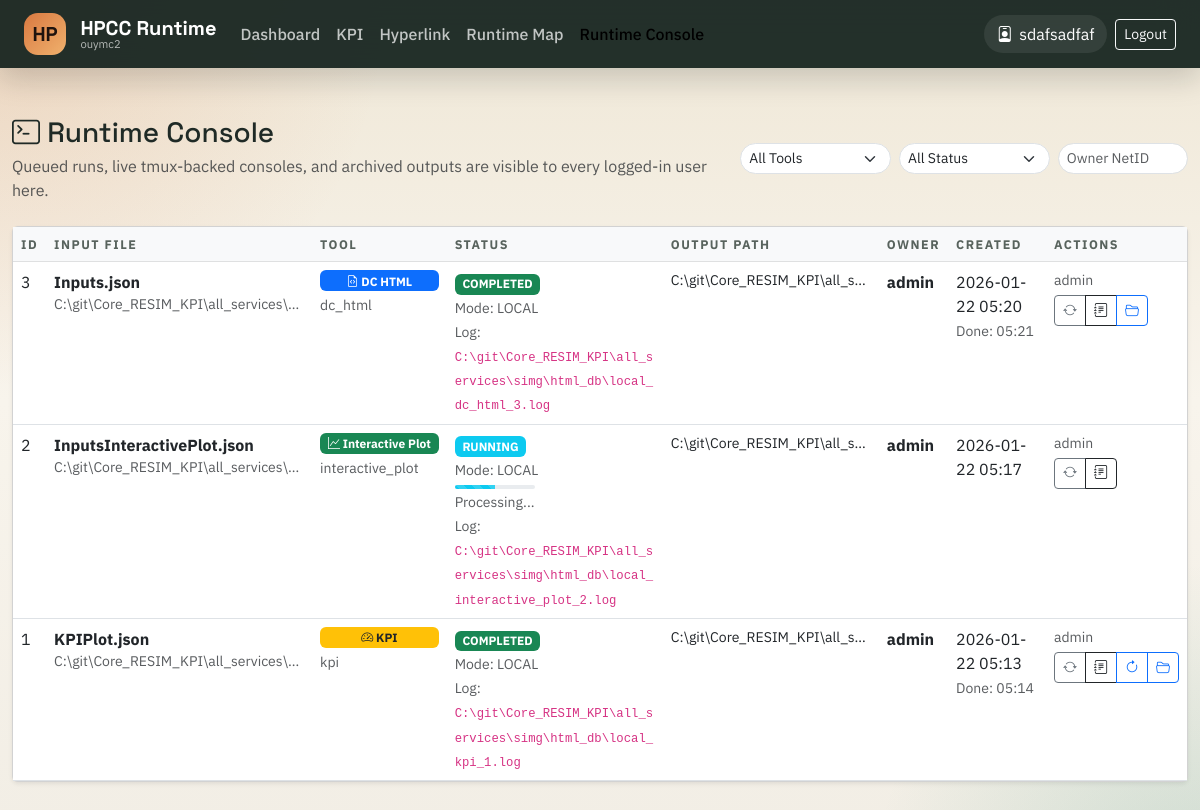
The page /html/history (signed in) on the database its author committed.
### models.py (models this page shows, shortened)
class User(UserMixin, db.Model):
    __tablename__ = 'users'
    id = db.Column(db.Integer, primary_key=True)
    net_id = db.Column(db.String(50), unique=True, nullable=False, index=True)
    name = db.Column(db.String(100), nullable=False)
    password_hash = db.Column(db.String(256), nullable=False)
    role = db.Column(db.String(20), default='user')  # 'user', 'admin'
    created_at = db.Column(db.DateTime, default=datetime.utcnow)
    last_login = db.Column(db.DateTime)
    cluster_password_ciphertext = db.Column(db.Text)
    cluster_password_updated_at = db.Column(db.DateTime)
    is_active = db.Column(db.Boolean, default=True)
    jobs = db.relationship('JobHistory', backref='user', lazy='dynamic')
    chat_sessions = db.relationship('ChatSession', backref='user', lazy='dynamic')
    hyperlink_saved_pairs = db.relationship('HyperlinkSavedPair', backref='owner', lazy='dynamic')

class JobHistory(db.Model):
    __tablename__ = 'job_history'
    id = db.Column(db.Integer, primary_key=True)
    user_id = db.Column(db.Integer, db.ForeignKey('users.id'), nullable=False)
    tool_name = db.Column(db.String(50), nullable=False, index=True)
    input_path = db.Column(db.String(500), nullable=False)
    input_filename = db.Column(db.String(255))  # Extracted HDF filename for display
    output_path = db.Column(db.String(500))
    slurm_job_id = db.Column(db.String(50), index=True)
    status = db.Column(db.String(20), default='QUEUED', index=True)
    output_log_path = db.Column(db.String(500))
    error_message = db.Column(db.Text)
    parameters = db.Column(db.JSON)  # Store additional parameters as JSON
    created_at = db.Column(db.DateTime, default=datetime.utcnow, index=True)
    started_at = db.Column(db.DateTime)
    completed_at = db.Column(db.DateTime)

### app.py (the view)
@app.route('/html/history')
@login_required
def job_history():
    page = request.args.get('page', 1, type=int)
    tool_filter = request.args.get('tool', '')
    status_filter = request.args.get('status', '')
    owner_filter = (request.args.get('owner') or '').strip()
    query = JobHistory.query
    if tool_filter:
        query = query.filter_by(tool_name=tool_filter)
    if status_filter:
        query = query.filter_by(status=status_filter)
    if owner_filter:
        query = query.join(User).filter(User.net_id.ilike(f'%{owner_filter}%'))
    jobs = query.order_by(JobHistory.created_at.desc())\
        .paginate(page=page, per_page=20)
    for job in jobs.items:
        _sync_runtime_job(job)
    return render_template('history.html',
                         jobs=jobs,
                         tool_filter=tool_filter,
                         status_filter=status_filter,
                         owner_filter=owner_filter)

### templates/history.html (shortened to what this page needs)
{% extends "base.html" %}
{% block content %}
<div class="container-fluid py-4">
    <div class="d-flex justify-content-between align-items-center mb-4">
        <div>
            <h3 class="mb-1"><i class="bi bi-terminal"></i> Runtime Console</h3>
            <div class="text-muted">Queued runs, live tmux-backed consoles, and archived outputs are visible to every logged-in user here.</div>
        </div>
        <div class="d-flex gap-2">
            <select class="form-select form-select-sm" id="toolFilter" onchange="applyFilters()">
                <option value="">All Tools</option>
            </select>
            <select class="form-select form-select-sm" id="statusFilter" onchange="applyFilters()">
                <option value="">All Status</option>
            </select>
            <input class="form-control form-control-sm" id="ownerFilter" value="{{ owner_filter or '' }}" placeholder="Owner NetID" onkeydown="if (event.key === 'Enter') applyFilters()">
        </div>
    </div>
    <div class="card shadow-sm">
        <div class="card-body p-0">
            <div class="table-responsive">
                <table class="table table-hover mb-0">
                    <thead class="table-light">
                        <tr>
                            <th>ID</th>
                            <th>Input File</th>
                            <th>Tool</th>
                            <th>Status</th>
                            <th>Output Path</th>
                            <th>Owner</th>
                            <th>Created</th>
                            <th>Actions</th>
                        </tr>
                    </thead>
                    <tbody>
                        {% for job in jobs.items %}
                        {% set job_parameters = job.parameters or {} %}
                        {% set runtime_console = job_parameters.get('runtime_console') or {} %}
                        {% set execution_label = job_parameters.get('execution_label') or job.tool_name %}
                        <tr data-job-id="{{ job.id }}">
                            <td>{{ job.id }}</td>
                            <td>
                                <div class="d-flex flex-column">
                                    <strong>{{ job.input_filename or job.input_path.split('/')[-1] }}</strong>
                                    <small class="text-muted text-truncate" style="max-width: 250px;" title="{{ job.input_path }}">
                                        {{ job.input_path }}
                                    </small>
                                </div>
                            </td>
                            <td>
                                <div class="d-flex flex-column gap-1">
                                {% if job.tool_name == 'dc_html' %}
                                    <span class="badge bg-primary"><i class="bi bi-file-earmark-code"></i> DC HTML</span>
                                {% elif job.tool_name == 'interactive_plot' %}
                                    <span class="badge bg-success"><i class="bi bi-graph-up"></i> Interactive Plot</span>
                                {% elif job.tool_name == 'kpi' %}
                                    <span class="badge bg-warning text-dark"><i class="bi bi-speedometer2"></i> KPI</span>
                                {% else %}
                                    <span class="badge bg-info"><i class="bi bi-link-45deg"></i> Hyperlink</span>
                                {% endif %}
                                    <small class="text-muted">{{ execution_label }}</small>
                                </div>
                            </td>
                            <td>
                                <span class="badge
                                    {% if job.status == 'COMPLETED' %}bg-success
                                    {% elif job.status == 'RUNNING' %}bg-info
                                    {% elif job.status == 'QUEUED' or job.status == 'SUBMITTED' or job.status == 'PENDING' %}bg-warning text-dark
                                    {% elif job.status == 'FAILED' %}bg-danger
                                    {% else %}bg-secondary{% endif %}"
                                    data-job-status="{{ job.id }}">
                                    {{ job.status }}
                                </span>
                                <br>
                                <small class="text-muted">
                                    Mode:
                                    {% if runtime_console.get('tmux_session_name') %}
                                        TMUX / SLURM
                                    {% elif job.slurm_job_id %}
                                        SLURM
                                    {% else %}
                                        LOCAL
                                    {% endif %}
                                </small>
                                {% if job.status in ['RUNNING', 'QUEUED', 'SUBMITTED', 'PENDING'] %}
                                <div class="progress mt-1" style="height: 4px; width: 80px;">
                                    <div class="progress-bar {% if job.status == 'RUNNING' %}progress-bar-striped progress-bar-animated bg-info{% else %}bg-warning{% endif %}"
                                         role="progressbar" style="width: 50%;"
                                         data-job-progress="{{ job.id }}"></div>
                                </div>
                                <small class="text-muted job-progress-text" data-job-progress-text="{{ job.id }}">{{ job_parameters.get('runtime_status_detail') or ('Processing...' if job.status == 'RUNNING' else 'Waiting in queue...') }}</small>
                                {% endif %}
                                {% if job.output_log_path %}
                                <br>
                                <small class="text-muted">
                                    Log: <code class="text-break">{{ job.output_log_path|host_path }}</code>
                                </small>
                                {% endif %}
                            </td>
                            <td>
                                {% if job.output_path %}
                                <small class="text-truncate d-block" style="max-width: 200px;" title="{{ job.output_path }}">
                                    {{ job.output_path }}
                                </small>
                                {% set runtime_artifacts = job.parameters.get('runtime_artifacts') if job.parameters else [] %}
                                {% else %}
                                <small class="text-muted">-</small>
                                {% endif %}
                            </td>
                            <td>
                                <div class="d-flex flex-column gap-1">
                                    <strong>{{ job.user.net_id if job.user else (job.parameters.get('requested_by') if job.parameters else 'unknown') }}</strong>
                                </div>
                            </td>
                            <td>
                                {{ job.created_at.strftime('%Y-%m-%d %H:%M') }}
                                {% if job.completed_at %}
                                <br><small class="text-muted">Done: {{ job.completed_at.strftime('%H:%M') }}</small>
                                {% endif %}
                            </td>
                            <td>
                                <small class="text-muted d-block mb-1">{{ job.user.net_id if job.user else (job.parameters.get('requested_by') if job.parameters else 'unknown') }}</small>
                                <div class="btn-group btn-group-sm">
                                    <button class="btn btn-outline-secondary" data-action="refresh" data-job-id="{{ job.id }}" title="Refresh status">
                                        <i class="bi bi-arrow-repeat"></i>
                                    </button>
                                    <a href="{{ url_for('view_job_log', job_id=job.id) }}" class="btn btn-outline-dark" title="Open log / runtime console">
                                        <i class="bi bi-journal-text"></i>
                                    </a>
                                    {% if job.status not in ['QUEUED', 'RUNNING', 'SUBMITTED', 'PENDING'] and (job.tool_name in ['kpi', 'interactive_plot', 'hyperlink_tool'] or job_parameters.get('paths')) %}
                                    <button class="btn btn-outline-primary" data-action="rerun" data-job-id="{{ job.id }}" title="Re-trigger job">
                                        <i class="bi bi-arrow-clockwise"></i>
                                    </button>
                                    {% endif %}
                                    {% if job.output_path and job.status == 'COMPLETED' %}
                                    <a href="{{ url_for('view_job_output', job_id=job.id) }}"
                                       class="btn btn-outline-primary" title="View Output">
                                        <i class="bi bi-folder2-open"></i>
                                    </a>
                                    {% endif %}
                                </div>
                            </td>
                        </tr>
                        {% endfor %}
                    </tbody>
                </table>
            </div>
        </div>
    </div>
</div>
{% endblock %}

### templates/base.html (shortened to what this page needs)
<!DOCTYPE html>
<html lang="en">
<head>
    <link href="https://cdn.jsdelivr.net/npm/bootstrap@5.3.0/dist/css/bootstrap.min.css" rel="stylesheet">
    <link href="https://cdn.jsdelivr.net/npm/bootstrap-icons@1.10.0/font/bootstrap-icons.css" rel="stylesheet">
    <link href="{{ url_for('static', filename='css/style.css') }}" rel="stylesheet">
</head>
<body>
    {% if current_user.is_authenticated %}
    <nav class="navbar navbar-expand-lg fixed-top app-navbar">
        <div class="container-fluid px-4">
            <a class="navbar-brand" href="{{ url_for('dashboard') }}">
                <span class="brand-mark">HP</span>
                <span class="brand-copy">
                    <strong>HPCC Runtime</strong>
                    <small>{{ current_user.net_id }}</small>
                </span>
            </a>
            <div class="collapse navbar-collapse" id="navbarNav">
                <ul class="navbar-nav me-auto">
                    <li class="nav-item"><a class="nav-link {% if request.endpoint == 'dashboard' %}active{% endif %}" href="{{ url_for('dashboard') }}">Dashboard</a></li>
                    <li class="nav-item"><a class="nav-link {% if request.endpoint == 'tool_kpi' %}active{% endif %}" href="{{ url_for('tool_kpi') }}">KPI</a></li>
                    <li class="nav-item"><a class="nav-link {% if request.endpoint in ['tool_hyperlink', 'hyperlink_viewer_app', 'hyperlink_viewer'] %}active{% endif %}" href="{{ url_for('tool_hyperlink') }}">Hyperlink</a></li>
                    <li class="nav-item"><a class="nav-link {% if request.endpoint == 'runtime_map' %}active{% endif %}" href="{{ url_for('runtime_map') }}">Runtime Map</a></li>
                    <li class="nav-item"><a class="nav-link {% if request.endpoint == 'job_history' %}active{% endif %}" href="{{ url_for('job_history') }}">Runtime Console</a></li>
                </ul>
                <ul class="navbar-nav align-items-center gap-2">
                    <li class="nav-item"><span class="nav-chip"><i class="bi bi-person-badge"></i> {{ current_user.name }}</span></li>
                    <li class="nav-item"><a class="btn btn-sm btn-outline-light" href="{{ url_for('logout') }}">Logout</a></li>
                </ul>
            </div>
        </div>
    </nav>
    <main class="main-content">
    {% endif %}
    {% block content %}{% endblock %}
    {% if current_user.is_authenticated %}
    </main>
    {% endif %}
</body>
</html>

### rows shown on the page
User: net_id "ouymc2", name "sdafsadfaf"
JobHistory: id "3", input_filename "Inputs.json", input_path "C:\\git\\Core_RESIM_KPI\\all_services\\…", shows "DC HTML", tool_name "dc_html", status "COMPLETED", shows "LOCAL", output_log_path|host_path "C:\\git\\Core_RESIM_KPI\\all_services\\simg\\html_db\\local_dc_html_3.log", output_path "C:\\git\\Core_RESIM_KPI\\all_s…", user "admin", created_at "2026-01-22 05:20", completed_at "05:21"
JobHistory: id "2", input_filename "InputsInteractivePlot.json", input_path "C:\\git\\Core_RESIM_KPI\\all_services\\…", shows "Interactive Plot", tool_name "interactive_plot", status "RUNNING", shows "LOCAL", get "Processing...", output_log_path|host_path "C:\\git\\Core_RESIM_KPI\\all_services\\simg\\html_db\\local_interactive_plot_2.log", output_path "C:\\git\\Core_RESIM_KPI\\all_s…", user "admin", created_at "2026-01-22 05:17"
JobHistory: id "1", input_filename "KPIPlot.json", input_path "C:\\git\\Core_RESIM_KPI\\all_services\\…", tool_name "kpi", status "COMPLETED", shows "LOCAL", output_log_path|host_path "C:\\git\\Core_RESIM_KPI\\all_services\\simg\\html_db\\local_kpi_1.log", output_path "C:\\git\\Core_RESIM_KPI\\all_s…", user "admin", created_at "2026-01-22 05:13", completed_at "05:14"
